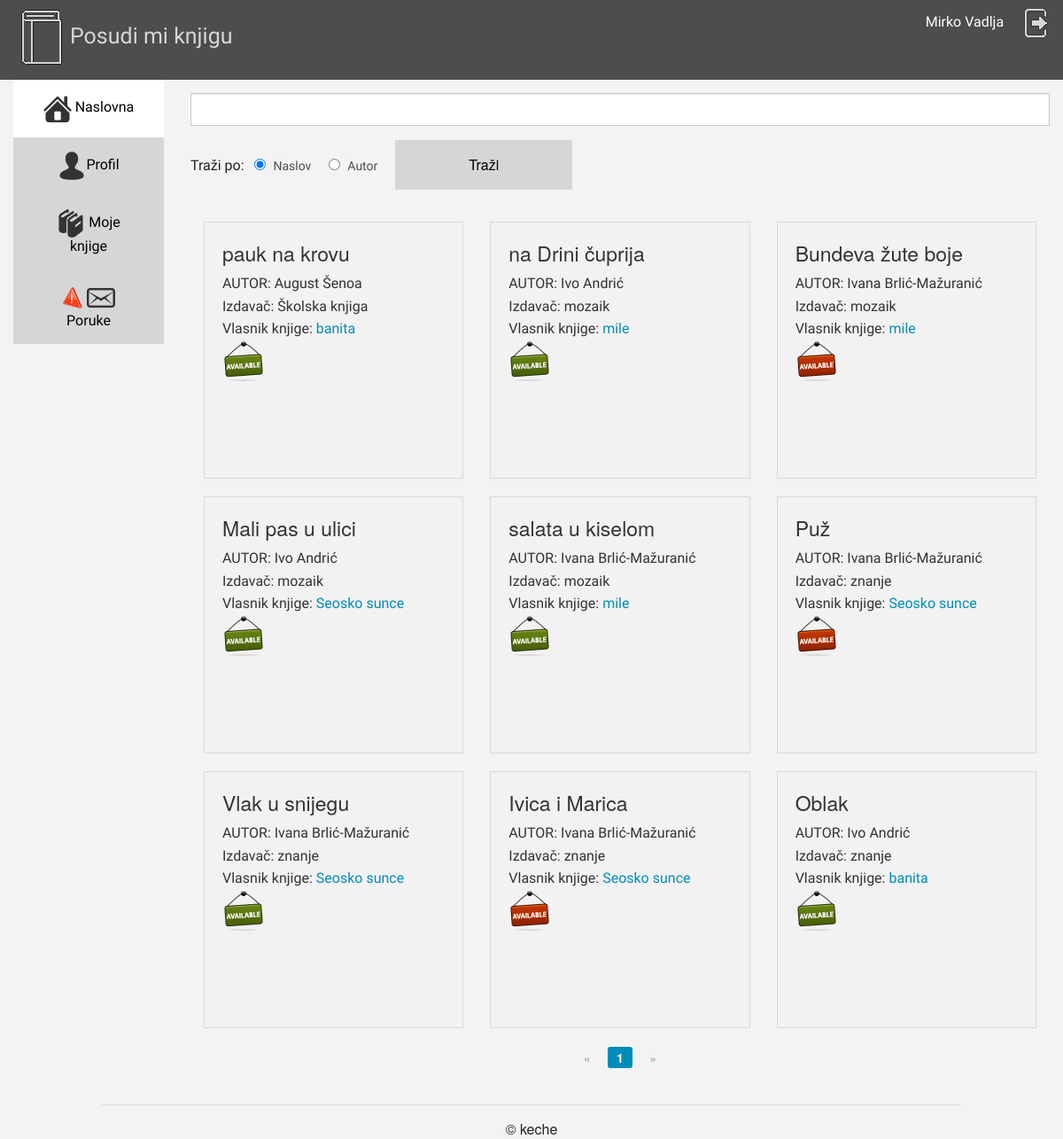
/naslovna/index.php (signed in), run on the app's committed database.
### tables this page shows
create table knjiga(
	id 		int not null primary key auto_increment,
	naziv 		varchar(100) not null,
	autor 		int not null,
	godina 		int,
	izdanje 	int,
	izdavac 	int,
	vlasnik 	int not null,
	ocijena 	int,
	status 		boolean
);

create table autor(
	id 		int not null primary key auto_increment,
	ime 		varchar(50) not null
);

create table izdavac(
	id 		int not null primary key auto_increment,
	naziv 		varchar(50) not null
);

create table user(
	id 		int not null primary key auto_increment,
	ime 		varchar(50) not null,
	prezime  	varchar(50) not null,
	username 	varchar(50) not null,
	email 		varchar(50) not null,
	pass  		char(32) not null,
	grad 		varchar(50) not null,
 	drzava 		varchar(50),
	ovlasti 	boolean not null,
	foto 		text,
	potvrda 	boolean not null	
);

### konfiguracija.php (called while the page is built, shortened)
<?php
$putanjaApp="/pojects/pmk/";
$app="book_";

### naslovna/index.php (the view, shortened to what this page needs)
<?php include_once '../konfiguracija.php';
if(isset($_GET["stranica"])){
	$stranica=$_GET["stranica"];
	if($stranica==0){
		$stranica=1;
	}
}else{
	$stranica=1;
}
if(isset($_GET["trazi"])){
	$trazi=$_GET["trazi"];
} else if(isset($_POST["trazi"])){
	$trazi=$_POST["trazi"];
}else{
	$trazi="";
}
?>
<!doctype html>
<html class="no-js" lang="en">
  <head>
   <?php include_once '../head.php'; ?>
  </head>
  <body class="pozadina">
    <?php include_once '../gore.php' ;    ?>
    <?php include_once '../mali.php' ;    ?>
   <div class="large-2 medium-3 columns hide-for-small">
 <?php include_once '../sastrane.php' ;    ?>
</div>
   <div class="large-10 medium-8 columns ">
   	<div class="row knjige ">
   		<div class="row font">
   			<div class="large-12 columns">
   			<form action="<?php echo $_SERVER['PHP_SELF'];?>" method="post">
   		<input type="text"  name="trazi" value="<?php if(isset($_POST["trazi"])){echo $_POST["trazi"];}?>"/>
   		Traži po:&nbsp;&nbsp;
      <input type="radio" name="kriterij" value="1" id="kriterij1" <?php if(!isset($_POST["kriterij"]) || $_POST["kriterij"]==1){echo "checked=\"true\"";}?>><label for="kriterij1">Naslov</label>
      <input type="radio" name="kriterij" value="2" id="kriterij2" <?php if(isset($_POST["kriterij"]) && $_POST["kriterij"]==2){echo "checked=\"true\"";}?>><label for="kriterij2">Autor</label>
      <input type="submit" value="Traži" class="button trazi"/>
      </form>
      </div>
      </div>
   	<?php
   	$i=0;
    if($_POST){
			switch ($_POST["kriterij"]) {
    case 1:
        $kriterij="a.naziv";
        break;
    case 2:
       $kriterij="d.ime";
        break;
	default:
		$kriterij="d.naziv";
 }
  if($_GET){
  	$kriterij=$_GET["kriterij"];
			}
			}
			else{ $kriterij="a.naziv";
			}
			if($stranica==1){
			$s=0;
		}else{
			$s=($stranica-1)*9;
		}
   	$izraz = $veza -> prepare("select a.id as broj,a.naziv as naslov,a.status as status,b.id as id,b.username as korisnik,
   	c.naziv as izdavac,a.izdanje as izdanje,d.ime as name,a.godina as godina
   	from knjiga a inner join user b on a.vlasnik=b.id
   	inner join izdavac c on a.izdavac=c.id
   	inner join autor d on a.autor=d.id
   	where $kriterij like :trazi
   	limit $s, 9");
	$t = "%". $trazi."%";
	$izraz->bindParam(":trazi", $t);
	$izraz->execute();
	$info=$izraz->fetchAll(PDO::FETCH_OBJ);
	foreach($info as $knjiga): ?>
		<div class="large-4 columns">
			<div class="panel minimum">
				<a href="#" data-reveal-id="modal_<?php echo $knjiga ->broj?>"><h4><?php echo $knjiga-> naslov?></h4></a>
				<p class="font">AUTOR: <?php echo $knjiga-> name; ?></br>
				Izdavač: <?php echo $knjiga-> izdavac ?></br>
				Vlasnik knjige: <a href="<?php echo $putanjaApp; ?>user/index.php?id=<?php echo $knjiga-> id ?>"><?php echo $knjiga-> korisnik ?></a></br>
				<?php if($knjiga->status==0){
					echo " <img src=\"".$putanjaApp. "img/ikone/freebook.png\" alt=\"\" title=\"Knjiga je slobodna\"/>";}
					else{
					 echo " <img src=\"".$putanjaApp. "img/ikone/notfree.png\" alt=\"\" title=\"Knjiga je zauzeta\"/>";}?>
				</p>
			</div>
		</div>
  <?php
  $i=$i+1;
  endforeach;
   ?>
   </div>
   <div class="pagination-centered">
  <ul class="pagination">
    <li class="arrow"><a href="<?php echo $_SERVER["PHP_SELF"] . "?stranica=" . ($stranica-1) ?>&trazi=<?php echo $trazi ?>&kriterij=<?php echo $kriterij ?>">&laquo;</a></li>
    <li class="current"><a href=""><?php echo  $stranica; ?></a></li>
    <?php if($i==9){echo
    "<li class=\"arrow\"><a href=".$_SERVER["PHP_SELF"] . "?stranica=" . ($stranica+1)."&trazi=".$trazi."&kriterij=".$kriterij. "\">&raquo;</a></li>";
 }?>
  </ul>
</div>
   </div>
        <?php include_once '../footer.php' ;    ?>
  </body>
</html>

### head.php (shortened to what this page needs)
<link rel="stylesheet" href="<?php echo $putanjaApp;?>css/foundation.css" />
 <link rel="stylesheet" href="<?php echo $putanjaApp;?>css/animate.css" />
<link rel="stylesheet" href="<?php echo $putanjaApp;?>css/moj.css" />

### gore.php (shortened to what this page needs)
<?php include_once 'konfiguracija.php'; ?>
<div class="gore">
	<div class="large-4 medium-6 small-12 columns grampi" style="text-align: left;color: #D6D6D6">
<div class="hide-for-small"><img src="<?php echo $putanjaApp ?>img/logo.png" alt="" />Posudi mi knjigu</div>
	</div>
	<div class="large-8 medium-6 small-12 columns  hide-for-small font">
		<?php echo $_SESSION[$app . "autoriziran"]->ime. " ". $_SESSION[$app . "autoriziran"]->prezime. '&nbsp;&nbsp;&nbsp;&nbsp;' ; ?>
		<a href="../odjava.php"><img src="<?php echo $putanjaApp ?>img/ikone/logout32.png" alt="" /></a>
	</div>
</div>

### sastrane.php
<?php include_once 'konfiguracija.php';?>
<?php
$r=0;
$izraz=$veza->prepare("select *from poruka where primatelj=:prim and procitano='0'");
$izraz->bindParam(':prim', $_SESSION[$app."autoriziran"]->id);
$izraz->execute();
$info=$izraz->fetchAll(PDO::FETCH_OBJ);
	foreach($info as $knjiga):
		$r=$r+1;
	endforeach;
	?>
<div class="icon-bar vertical five-up ">
	<a href="<?php echo $putanjaApp ?>naslovna"> <button class="button sastrane font <?php echo (strpos($_SERVER["PHP_SELF"],"naslovna/")>0 ) ? "aktivan" : "" ?>" ><img src="<?php echo $putanjaApp ?>img/ikone/home32.png"> Naslovna</button></a>
  	<a href="<?php echo $putanjaApp ?>user"><button class="button sastrane font <?php echo (strpos($_SERVER["PHP_SELF"],"user/")>0 ) ? "aktivan" : "" ?>" ><img src="<?php echo $putanjaApp ?>img/ikone/user1.png">Profil</button></a>
 	<a href="<?php echo $putanjaApp ?>knjige"> <button class="button sastrane font <?php echo (strpos($_SERVER["PHP_SELF"],"knjige/")>0 ) ? "aktivan" : "" ?>" ><img src="<?php echo $putanjaApp ?>img/ikone/books12.png"> Moje knjige</button></a>
  <a href="<?php echo $putanjaApp ?>poruke"><button class="button sastrane font <?php echo (strpos($_SERVER["PHP_SELF"],"poruke/")>0 ) ? "aktivan" : "" ?>" ><?php if($r>0){echo "<img src=\"".$putanjaApp. "img/ikone/new.png\" alt=\"\" /> ";} ?><img src="<?php echo $putanjaApp ?>img/ikone/message1.png"> Poruke</button></a>
</div>

### footer.php
<div class="row">
<div class="large-12 columns footer">
<hr />
&copy keche
</div>
</div>

### css/moj.css (style rules this page uses)
.pozadina { background-color: #F3F3F3; }
.gore { background-color: #4D4D4D; text-align: right; color: white; min-height: 90px; padding-top: 10px; }
.sastrane { width: 100%; background-color: #D6D6D6; color:black; margin-left:0px; margin-top:0px; margin-bottom: 0px; }
.font { font-family: 'Nobile', sans-serif; }
.grampi { font-family: 'Courgette', cursive; font-size: 25px; }
.footer { text-align: center; margin-bottom: 0%; }
.knjige { margin-top:15px; }
.trazi { width: 200px; background-color: #D6D6D6; color:black; }
.minimum { min-height: 290px }
.aktivan { background-color:#FFFFFF; }

### data on the page
knjiga: naziv "pauk na krovu", autor.ime "August Šenoa", izdavac.naziv "Školska knjiga", vlasnik.username "banita", status 0 (drawn)
knjiga: naziv "na Drini čuprija", autor.ime "Ivo Andrić", izdavac.naziv "mozaik", vlasnik.username "mile", status 0 (drawn)
knjiga: naziv "Bundeva žute boje", autor.ime "Ivana Brlić-Mažuranić", izdavac.naziv "mozaik", vlasnik.username "mile", status 1 (drawn)
knjiga: naziv "Mali pas u ulici", autor.ime "Ivo Andrić", izdavac.naziv "mozaik", vlasnik.username "Seosko sunce", status 0 (drawn)
knjiga: naziv "salata u kiselom", autor.ime "Ivana Brlić-Mažuranić", izdavac.naziv "mozaik", vlasnik.username "mile", status 0 (drawn)
knjiga: naziv "Puž", autor.ime "Ivana Brlić-Mažuranić", izdavac.naziv "znanje", vlasnik.username "Seosko sunce", status 1 (drawn)
knjiga: naziv "Vlak u snijegu", autor.ime "Ivana Brlić-Mažuranić", izdavac.naziv "znanje", vlasnik.username "Seosko sunce", status 0 (drawn)
knjiga: naziv "Ivica i Marica", autor.ime "Ivana Brlić-Mažuranić", izdavac.naziv "znanje", vlasnik.username "Seosko sunce", status 1 (drawn)
knjiga: naziv "Oblak", autor.ime "Ivo Andrić", izdavac.naziv "znanje", vlasnik.username "banita", status 0 (drawn)

### other printed values
$_SESSION[$app . "autoriziran"]->ime "Mirko"
$_SESSION[$app . "autoriziran"]->prezime "Vadlja"
$stranica "1"
